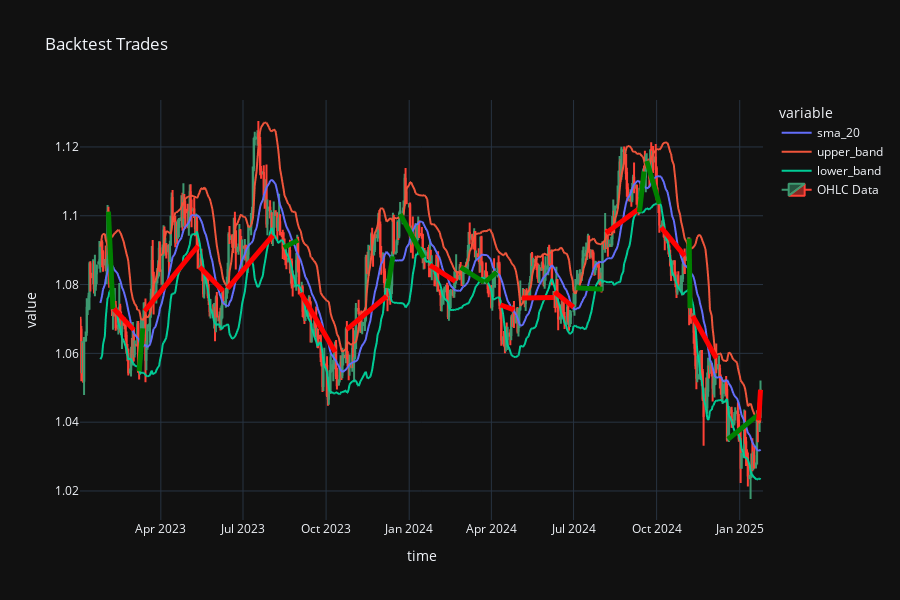

Notebook code for this chart:
### Code cell
backtest_fig = bt.visualize_backtest(indicators=['sma_20', 'upper_band', 'lower_band'])
backtest_fig

### Figure 1 — Plotly figure (JSON) as saved in the notebook; plotly's stock layout.template omitted (floating-point values rounded to 4 significant figures; data arrays with more than 128 entries replaced by an {"elided": "..."} marker saying what was removed)
{"data": [{"hovertemplate": "variable=sma_20<br>time=%{x}<br>value=%{y}<extra></extra>", "legendgroup": "sma_20", "line": {"color": "#636efa", "dash": "solid"}, "marker": {"symbol": "circle"}, "mode": "lines", "name": "sma_20", "showlegend": true, "type": "scattergl", "x": {"elided": "645 str values"}, "xaxis": "x", "y": {"elided": "645 float values"}, "yaxis": "y"}, {"hovertemplate": "variable=upper_band<br>time=%{x}<br>value=%{y}<extra></extra>", "legendgroup": "upper_band", "line": {"color": "#EF553B", "dash": "solid"}, "marker": {"symbol": "circle"}, "mode": "lines", "name": "upper_band", "showlegend": true, "type": "scattergl", "x": {"elided": "645 str values"}, "xaxis": "x", "y": {"elided": "645 float values"}, "yaxis": "y"}, {"hovertemplate": "variable=lower_band<br>time=%{x}<br>value=%{y}<extra></extra>", "legendgroup": "lower_band", "line": {"color": "#00cc96", "dash": "solid"}, "marker": {"symbol": "circle"}, "mode": "lines", "name": "lower_band", "showlegend": true, "type": "scattergl", "x": {"elided": "645 str values"}, "xaxis": "x", "y": {"elided": "645 float values"}, "yaxis": "y"}, {"close": {"elided": "645 float values"}, "high": {"elided": "645 float values"}, "low": {"elided": "645 float values"}, "name": "OHLC Data", "open": {"elided": "645 float values"}, "type": "candlestick", "x": {"elided": "645 str values"}}], "layout": {"height": 600, "legend": {"title": {"text": "variable"}, "tracegroupgap": 0}, "shapes": [{"line": {"color": "green", "width": 5}, "type": "line", "x0": "2023-02-02T00:00:00", "x1": "2023-02-07T00:00:00", "y0": 1.101, "y1": 1.073}, {"line": {"color": "red", "width": 5}, "type": "line", "x0": "2023-02-08T00:00:00", "x1": "2023-03-02T00:00:00", "y0": 1.073, "y1": 1.067}, {"line": {"color": "green", "width": 5}, "type": "line", "x0": "2023-03-08T00:00:00", "x1": "2023-03-12T00:00:00", "y0": 1.055, "y1": 1.067}, {"line": {"color": "red", "width": 5}, "type": "line", "x0": "2023-03-14T00:00:00", "x1": "2023-05-12T00:00:00", "y0": 1.072, "y1": 1.091}, {"line": {"color": "red", "width": 5}, "type": "line", "x0": "2023-05-14T00:00:00", "x1": "2023-06-09T00:00:00", "y0": 1.085, "y1": 1.078}, {"line": {"color": "red", "width": 5}, "type": "line", "x0": "2023-06-14T00:00:00", "x1": "2023-08-03T00:00:00", "y0": 1.079, "y1": 1.094}, {"line": {"color": "green", "width": 5}, "type": "line", "x0": "2023-08-15T00:00:00", "x1": "2023-08-31T00:00:00", "y0": 1.091, "y1": 1.093}, {"line": {"color": "red", "width": 5}, "type": "line", "x0": "2023-09-03T00:00:00", "x1": "2023-10-11T00:00:00", "y0": 1.078, "y1": 1.06}, {"line": {"color": "red", "width": 5}, "type": "line", "x0": "2023-10-24T00:00:00", "x1": "2023-12-07T00:00:00", "y0": 1.067, "y1": 1.077}, {"line": {"color": "green", "width": 5}, "type": "line", "x0": "2023-12-08T00:00:00", "x1": "2023-12-14T00:00:00", "y0": 1.079, "y1": 1.088}, {"line": {"color": "green", "width": 5}, "type": "line", "x0": "2023-12-22T00:00:00", "x1": "2024-01-17T00:00:00", "y0": 1.101, "y1": 1.088}, {"line": {"color": "red", "width": 5}, "type": "line", "x0": "2024-01-24T00:00:00", "x1": "2024-02-21T00:00:00", "y0": 1.086, "y1": 1.081}, {"line": {"color": "green", "width": 5}, "type": "line", "x0": "2024-02-27T00:00:00", "x1": "2024-03-24T00:00:00", "y0": 1.085, "y1": 1.081}, {"line": {"color": "green", "width": 5}, "type": "line", "x0": "2024-03-25T00:00:00", "x1": "2024-04-07T00:00:00", "y0": 1.081, "y1": 1.084}, {"line": {"color": "red", "width": 5}, "type": "line", "x0": "2024-04-11T00:00:00", "x1": "2024-04-26T00:00:00", "y0": 1.074, "y1": 1.073}, {"line": {"color": "red", "width": 5}, "type": "line", "x0": "2024-05-05T00:00:00", "x1": "2024-06-09T00:00:00", "y0": 1.076, "y1": 1.076}, {"line": {"color": "red", "width": 5}, "type": "line", "x0": "2024-06-10T00:00:00", "x1": "2024-07-01T00:00:00", "y0": 1.078, "y1": 1.073}, {"line": {"color": "green", "width": 5}, "type": "line", "x0": "2024-07-04T00:00:00", "x1": "2024-08-02T00:00:00", "y0": 1.079, "y1": 1.079}, {"line": {"color": "red", "width": 5}, "type": "line", "x0": "2024-08-06T00:00:00", "x1": "2024-09-11T00:00:00", "y0": 1.095, "y1": 1.102}, {"line": {"color": "green", "width": 5}, "type": "line", "x0": "2024-09-12T00:00:00", "x1": "2024-09-17T00:00:00", "y0": 1.101, "y1": 1.113}, {"line": {"color": "green", "width": 5}, "type": "line", "x0": "2024-09-20T00:00:00", "x1": "2024-10-04T00:00:00", "y0": 1.116, "y1": 1.103}, {"line": {"color": "red", "width": 5}, "type": "line", "x0": "2024-10-06T00:00:00", "x1": "2024-11-01T00:00:00", "y0": 1.097, "y1": 1.088}, {"line": {"color": "green", "width": 5}, "type": "line", "x0": "2024-11-06T00:00:00", "x1": "2024-11-07T00:00:00", "y0": 1.093, "y1": 1.073}, {"line": {"color": "red", "width": 5}, "type": "line", "x0": "2024-11-10T00:00:00", "x1": "2024-12-06T00:00:00", "y0": 1.071, "y1": 1.059}, {"line": {"color": "green", "width": 5}, "type": "line", "x0": "2024-12-19T00:00:00", "x1": "2025-01-21T00:00:00", "y0": 1.035, "y1": 1.042}, {"line": {"color": "red", "width": 5}, "type": "line", "x0": "2025-01-22T00:00:00", "x1": "2025-01-24T00:00:00", "y0": 1.041, "y1": 1.049}], "title": {"text": "Backtest Trades"}, "xaxis": {"anchor": "y", "domain": [0, 1], "rangeslider": {"visible": false}, "title": {"text": "time"}}, "yaxis": {"anchor": "x", "domain": [0, 1], "title": {"text": "value"}}}}
